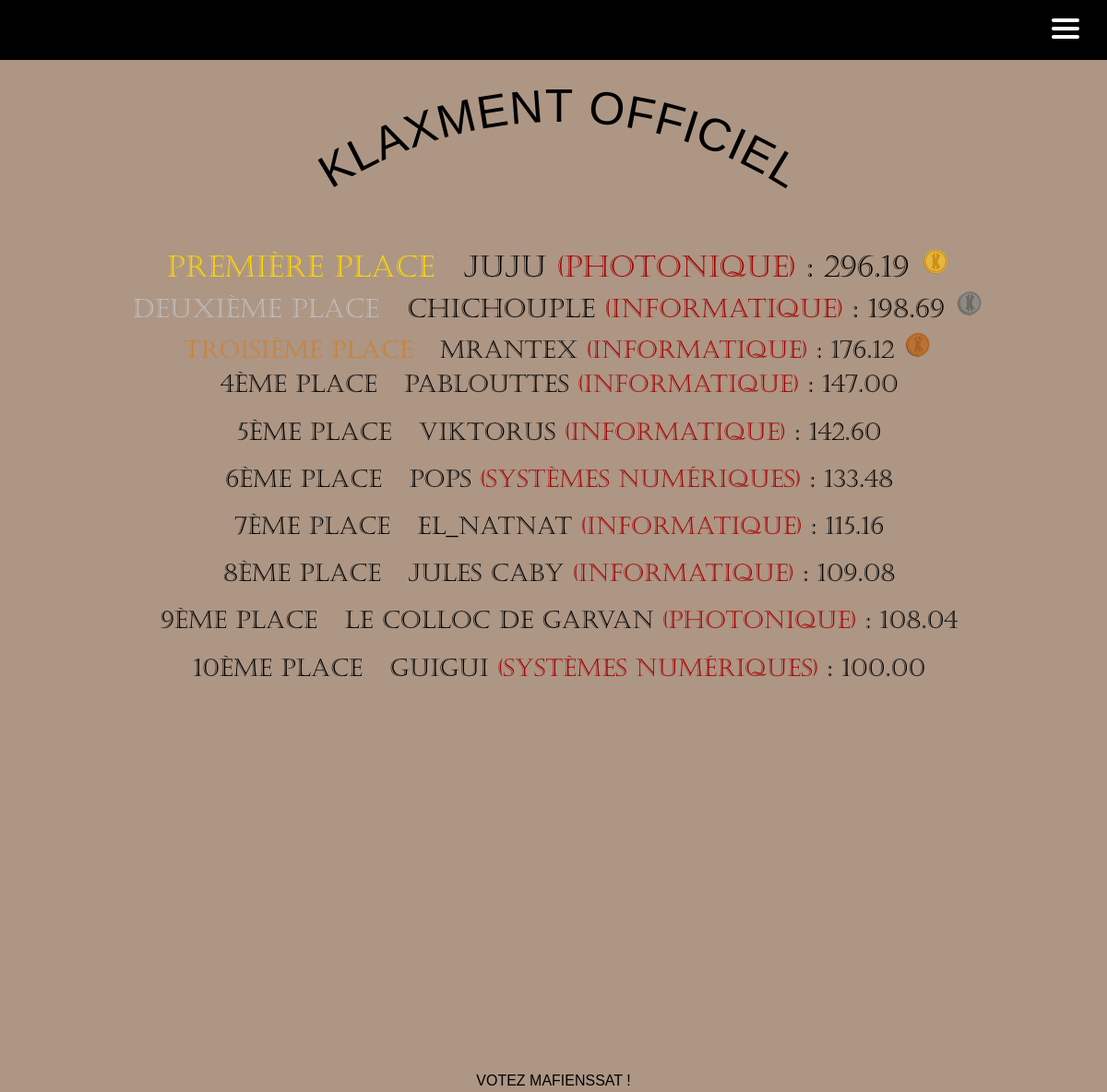
The page /klaxment/ on the database its author committed.
### main_app/models.py (models this page shows)
class User(AbstractUser):
    id = models.AutoField(primary_key=True, unique=True)
    first_name = models.CharField(max_length=30)
    last_name = models.CharField(max_length=30)
    username = models.CharField(max_length=20, unique=True)
    email = models.EmailField(unique=True, default="@enssat.fr")
    SECTOR = (
        ('INFO', 'Informatique'),
        ('PHOT', 'Photonique'),
        ('SNUM', 'Systèmes numériques'),
        ('IMR', 'IMR')
    )
    sector = models.CharField(max_length=4, choices=SECTOR, blank=True, help_text='Donne moi ta filière bro')
    created = models.DateTimeField(auto_now_add=True)
    updated = models.DateTimeField(auto_now=True)
    klax_coins = models.DecimalField(max_digits=12, decimal_places=2, default=100.00)
    activate = models.BooleanField(default=False)
    from_list = models.BooleanField(default=False)
    USERNAME_FIELD = 'email'
    REQUIRED_FIELDS = ['username']

### main_app/views.py (the view)
# urls.py: path("klaxment/", views.klaxment, name="klaxment"),
def klaxment(request):
    userList = User.objects.filter(is_staff=False, is_superuser=False, from_list=False, activate=True).order_by(
        '-klax_coins')
    try:
        user = User.objects.get(pk=request.user.id)
        pseudo = user.username
    except User.DoesNotExist:
        user = None
        pseudo = ""
    data = {'userList': userList, 'pseudo': pseudo}
    return render(request, 'nav_links/klaxment.html', data)

### templates/nav_links/klaxment.html (shortened to what this page needs)
{% extends 'main.html' %}
{% block content %}
{% load static %}
{% include 'nav.html' %}
<div class="row" id="klaxment_id">
    <div id="main_title" class="col-10">
        <h1 class="arced" id="arced">KLAXMENT OFFICIEL</h1>
        <div id="klaxment_list">
            {% for user in userList %}
                {% if forloop.counter == 1 %}
                    <h2><span id="first-span">Première place</span> {{ user.username }} <span class="sector_span">({{ user.get_sector_display }})</span> : {{user.klax_coins}} <img class="img-fluid" height="75" width="75" src="{% static 'klax_or.png' %}" alt=""/></h2>
                {% elif forloop.counter == 2 %}
                    <h3><span id="second-span">Deuxième place </span> {{ user.username }} <span class="sector_span">({{ user.get_sector_display }})</span> : {{user.klax_coins}} <img class="img-fluid" height="75" width="75" src="{% static 'klax_argent.png' %}" alt=""/></h3>
                {% elif forloop.counter == 3 %}
                    <h4><span id="third-span">Troisième place </span> {{ user.username }} <span class="sector_span">({{ user.get_sector_display }})</span> : {{user.klax_coins}} <img class="img-fluid" height="75" width="75" src="{% static 'klax_bronze.png' %}" alt=""/></h4>
                {% elif forloop.counter <= 10 %}
                    <h5><span id="after-span">{{forloop.counter}}ème place </span> {{ user.username }} <span class="sector_span">({{ user.get_sector_display }})</span> : {{user.klax_coins}}</h5>
                {% elif user.username == pseudo %}
                    <h5><span id="after-span">{{forloop.counter}}ème place </span> {{ user.username }} <span class="sector_span">({{ user.get_sector_display }})</span> : {{user.klax_coins}}</h5>
                {% endif %}
            {% endfor %}
        </div>
    </div>
</div>
<div id="vote_mafienssat_klaxment">
    <p>Votez Mafienssat !</p>
</div>
{% endblock %}

### static/styles/style.css (style rules this page uses)
body { background-color: #ad9684; color: black; }
#klaxment_list { text-align: center; font-family: 'Castelar', Arial, sans-serif; font-weight:normal; font-style:normal; }
#klaxment_list span { padding-right: 20px; }
#first-span { color: #FFD700!important; }
#second-span { color: #C0C0C0!important; }
#third-span { color: #CD7F32!important; }
#after-span { color: black!important; }
#klaxment_list h2 { font-size: 40px; text-transform: uppercase; margin-bottom: 0; }
#klaxment_list img { margin-bottom: 10px; }
#klaxment_list h3 { font-size: 38px; text-transform: uppercase; margin-bottom: 0; }
#klaxment_list h4 { font-size: 36px; text-transform: uppercase; margin-bottom: 0; }
#klaxment_list h5 { font-size: 34px; text-transform: uppercase; margin-bottom: 20px; }
.sector_span { color: rgb(165, 1, 1)!important; padding-right: 0!important; }
@media screen and (min-width: 1200px) and (max-width: 1400px) { #klaxment_list h2 { font-size: 35px; } }
@media screen and (min-width: 1200px) and (max-width: 1400px) { #klaxment_list h3 { font-size: 33px; } }
@media screen and (min-width: 1200px) and (max-width: 1400px) { #klaxment_list h4 { font-size: 31px; } }
@media screen and (min-width: 1200px) and (max-width: 1400px) { #klaxment_list h5 { font-size: 29px; } }
@media screen and (min-width: 1200px) and (max-width: 1400px) { .arced { font-size: 70px!important; } }
@media screen and (min-width: 800px) and (max-width: 1200px) { #klaxment_list img { width: 35px; height: 35px; } }
@media screen and (min-width: 800px) and (max-width: 1200px) { #klaxment_list h2 { font-size: 32px; } }
@media screen and (min-width: 800px) and (max-width: 1200px) { #klaxment_list h3 { font-size: 28px; } }
@media screen and (min-width: 800px) and (max-width: 1200px) { #klaxment_list h4 { font-size: 26px; } }
@media screen and (min-width: 800px) and (max-width: 1200px) { #klaxment_list h5 { font-size: 26px; } }
@media screen and (min-width: 800px) and (max-width: 1200px) { .arced { font-size: 50px!important; } }
@media screen and (max-width: 1330px) { .col-10 { flex: 0 0 auto!important; width: 100%!important; } }
* { cursor:url(https://i.ibb.co/2Whsx1h/klaxicon-5.png) 25 15, auto; }
#main_title { font-family: 'LinBiolinum', Arial, sans-serif; font-weight:normal; font-style:normal; font-size: 110px; margin-top: 20px; margin-right: 0!important; padding-right: 0!important; }
#klaxment_id { background-color: #ad9684; color: black; }
#vote_mafienssat_klaxment { background-color: #ad9684; font-family: 'LinBiolinum', Arial, sans-serif; font-weight:normal; font-style:normal; text-transform: uppercase; margin: 0; text-align: center; }
@media screen and (min-height: 1000px) and (max-height: 1200px) { #klaxment_id { padding-bottom: 400px; } }
#klaxment_id h1 { text-align: center; }
.arced { color: black!important; font-family: 'LinBiolinum', Arial, sans-serif; font-weight:normal; font-style:normal; font-size: 80px; margin-bottom: 50px; }

### rows shown on the page
User: username "JUJU", sector "PHOTONIQUE", klax_coins "296.19"
User: username "CHICHOUPLE", sector "INFORMATIQUE", klax_coins "198.69"
User: username "MRANTEX", sector "INFORMATIQUE", klax_coins "176.12"
User: username "PABLOUTTES", sector "INFORMATIQUE", klax_coins "147.00"
User: username "VIKTORUS", sector "INFORMATIQUE", klax_coins "142.60"
User: username "POPS", sector "SYSTÈMES NUMÉRIQUES", klax_coins "133.48"
User: username "EL_NATNAT", sector "INFORMATIQUE", klax_coins "115.16"
User: username "JULES CABY", sector "INFORMATIQUE", klax_coins "109.08"
User: username "LE COLLOC DE GARVAN", sector "PHOTONIQUE", klax_coins "108.04"
User: username "GUIGUI", sector "SYSTÈMES NUMÉRIQUES", klax_coins "100.00"
